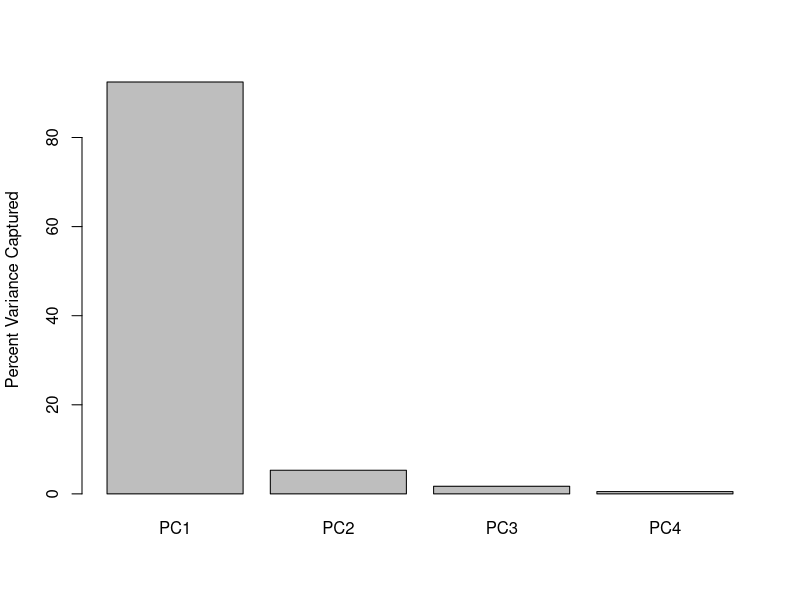
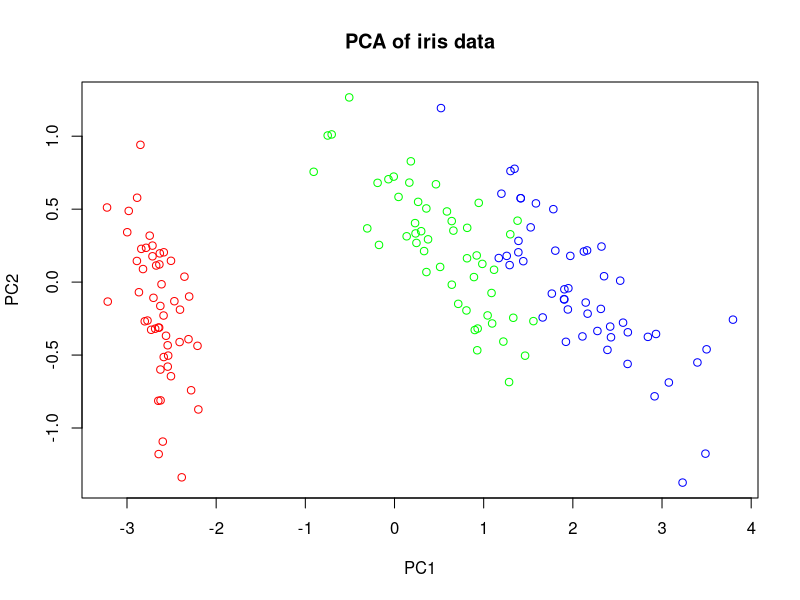
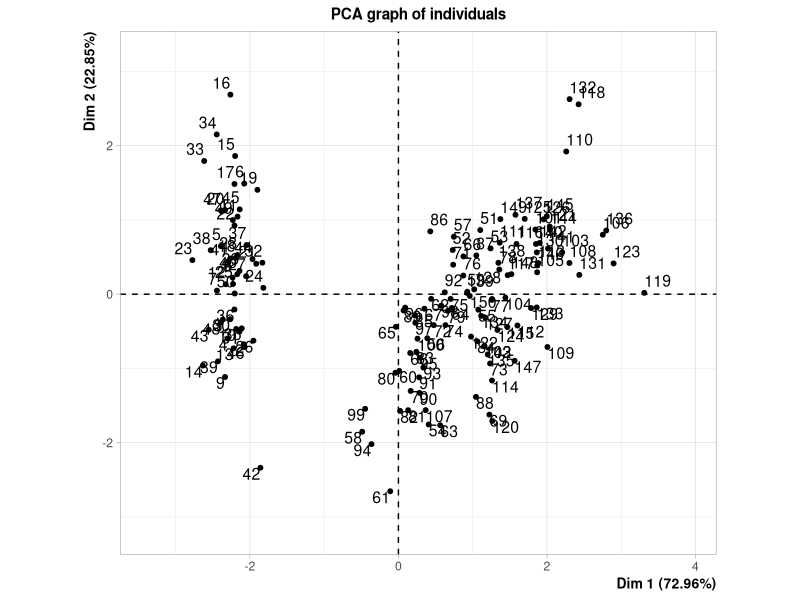
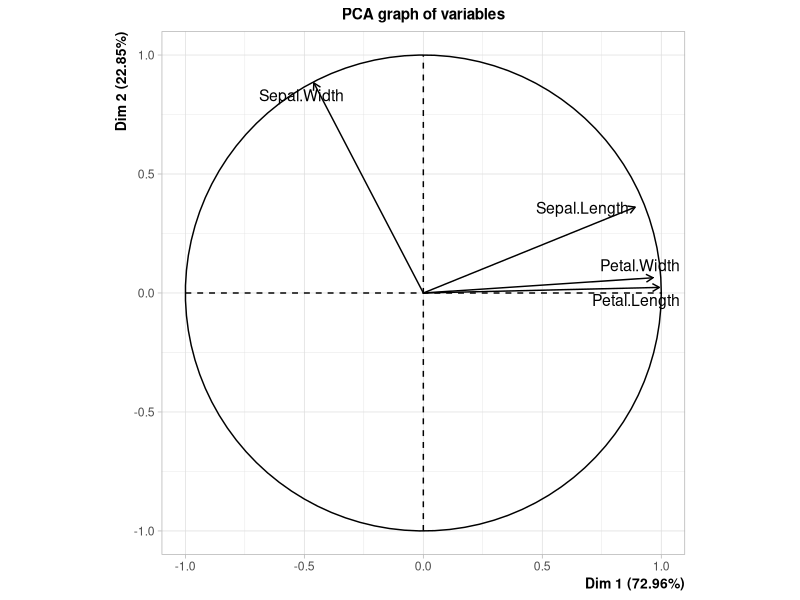
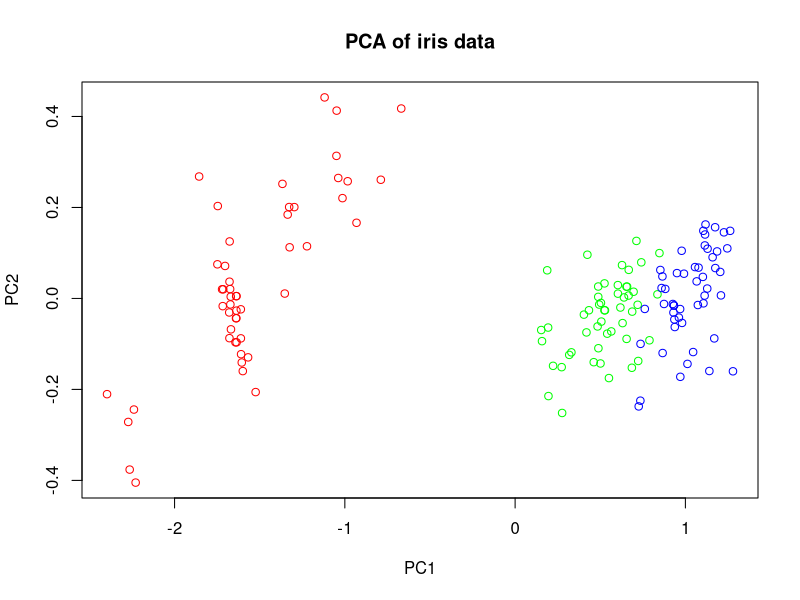
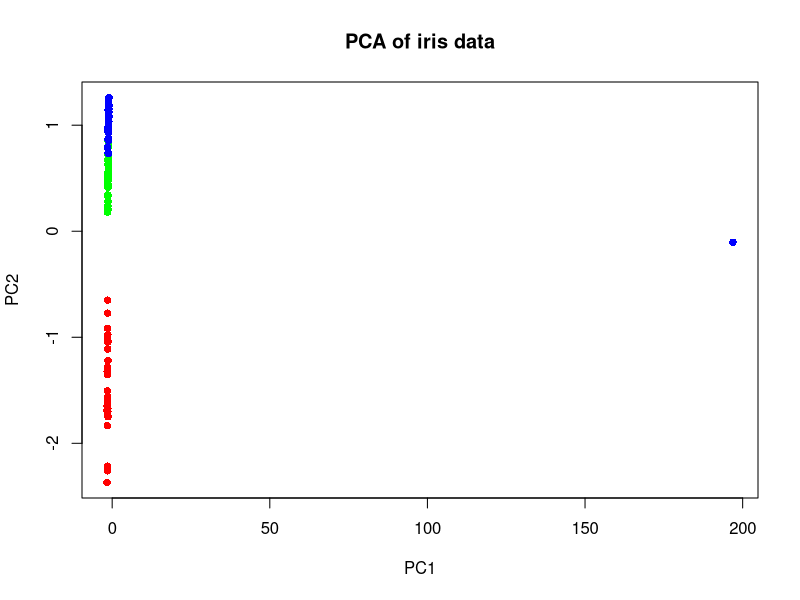
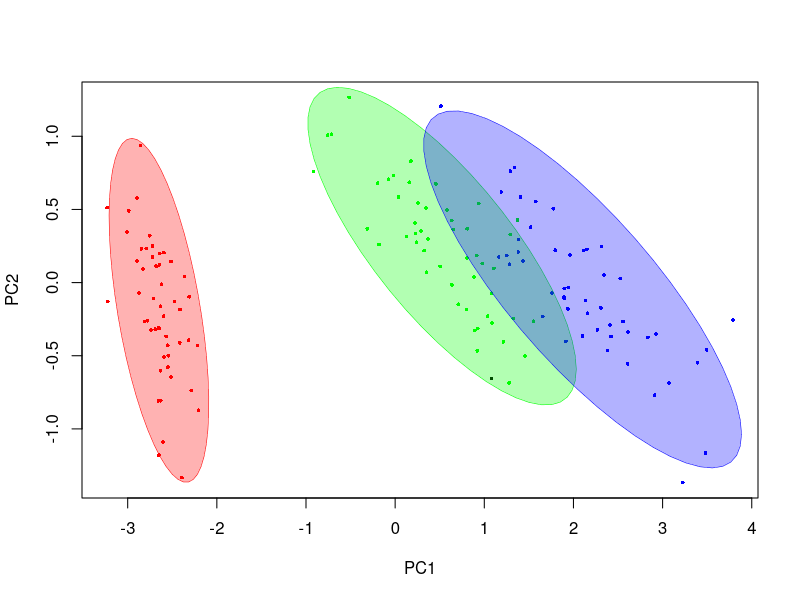

Here is the R script that generated these plots, in order:
## ---- chunk 1
knitr::opts_chunk$set(echo = TRUE)
## ---- chunk 2
data('iris')
head(iris)
## ---- chunk 3
pca <- prcomp(iris[, 1:4])
## ---- chunk 4
names(pca)
## ---- chunk 5
y <- pca$sdev^2 / sum(pca$sdev^2) * 100
barplot(y, 
        names.arg=c("PC1", "PC2", "PC3", "PC4"),
        ylab = "Percent Variance Captured",
        xlab = "",
        main = "")
## ---- chunk 6
plot(x = pca$x[, 1],
     y = pca$x[, 2],
     col = rainbow(3)[iris$Species],
     xlab = "PC1",
     ylab = "PC2",
     main = "PCA of iris data")
## ---- chunk 7
pca$rotation
## ---- chunk 8
pca$rotation^2
## ---- chunk 9
row.names(pca$rotation)[which.max(pca$rotation[,1]^2)]
## ---- chunk 10
library(FactoMineR)
pca3 <- PCA(iris[,1:4], graph = T)
## ---- chunk 11
iris$Sepal.Length <- log(iris$Sepal.Length)
iris$Sepal.Width <- log(iris$Sepal.Width)
iris$Petal.Length <- log(iris$Petal.Length)
iris$Petal.Width <- log(iris$Petal.Width)
pca2 <- prcomp(iris[, 1:4])
plot(x = pca2$x[, 1],
     y = pca2$x[, 2],
     col = rainbow(3)[iris$Species],
     xlab = "PC1",
     ylab = "PC2",
     main = "PCA of iris data")
## ---- chunk 12
data(iris)
iris[150, 1] <- 200
## ---- chunk 13
pca3 <- prcomp(iris[, 1:4])
plot(x = pca3$x[, 1],
     y = pca3$x[, 2],
     pch = 16,
     col = rainbow(3)[iris$Species],
     xlab = "PC1",
     ylab = "PC2",
     main = "PCA of iris data")

## ---- chunk 14
# lets clear our memory and start fresh
rm(list=ls())

data(iris)
# first we need to convert the species names from
# factors to text
Species <- as.character(iris$Species)

# now we can add our new data
iris[151, 1:4] <- c(7, 3.1, 4.5, 1.3)

# and now we add the new set of species names as factors
iris$Species <- as.factor(c(Species, "unknown"))
## ---- chunk 15
library(car)
pca <- prcomp(iris[,1:4])

# examine first PCs
plot(x = pca$x[, 1],
     y = pca$x[, 2],
     col = c("red","black","green", "blue")[iris$Species],
     pch=16,
     cex=.5,
     xlab = "PC1",
     ylab = "PC2")

dataEllipse(x = pca$x[1:50, 1],
            y = pca$x[1:50, 2],
            add = T,
            plot.points = F,
            levels = .95,
            center.pch = F, 
            col = "red",
            fill = T,
            lwd=.5)
dataEllipse(x = pca$x[51:100, 1],
            y = pca$x[51:100, 2],
            add = T,
            plot.points = F,
            levels = .95,
            center.pch = F, 
            col = "green",
            fill = T,
            lwd=.5)
dataEllipse(x = pca$x[101:150, 1],
            y = pca$x[101:150, 2],
            add = T,
            plot.points = F,
            levels = .95,
            center.pch = F, 
            col = "blue",
            fill = T,
            lwd=.5)
